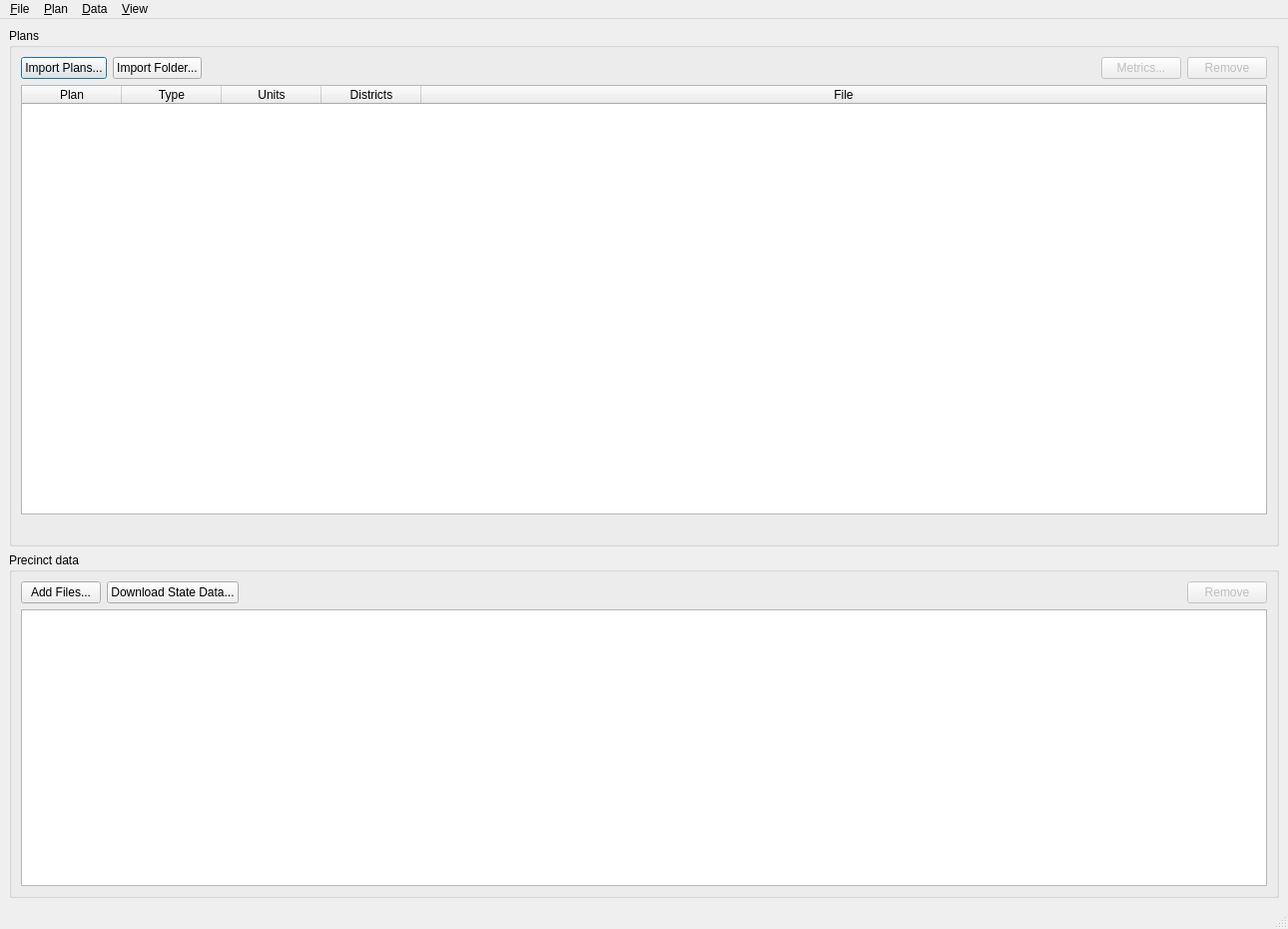
<?xml version="1.0" encoding="UTF-8"?>
<ui version="4.0">
 <class>MainWindow</class>
 <widget class="QMainWindow" name="MainWindow">
  <property name="geometry">
   <rect>
    <x>0</x>
    <y>0</y>
    <width>1290</width>
    <height>930</height>
   </rect>
  </property>
  <property name="windowTitle">
   <string>Redistricting Plans</string>
  </property>
  <widget class="QWidget" name="centralWidget">
   <layout class="QVBoxLayout" name="verticalLayout" stretch="3,2">
    <item>
     <widget class="QGroupBox" name="plansGroupBox">
      <property name="title">
       <string>Plans</string>
      </property>
      <layout class="QVBoxLayout" name="plansLayout">
       <item>
        <layout class="QHBoxLayout" name="planButtonLayout">
         <item>
          <widget class="QPushButton" name="importButton">
           <property name="text">
            <string>Import Plans...</string>
           </property>
           <property name="default">
            <bool>true</bool>
           </property>
          </widget>
         </item>
         <item>
          <widget class="QPushButton" name="importFolderButton">
           <property name="text">
            <string>Import Folder...</string>
           </property>
          </widget>
         </item>
         <item>
          <spacer name="planButtonSpacer">
           <property name="orientation">
            <enum>Qt::Horizontal</enum>
           </property>
           <property name="sizeHint" stdset="0">
            <size>
             <width>40</width>
             <height>20</height>
            </size>
           </property>
          </spacer>
         </item>
         <item>
          <widget class="QPushButton" name="metricsButton">
           <property name="enabled">
            <bool>false</bool>
           </property>
           <property name="text">
            <string>Metrics...</string>
           </property>
          </widget>
         </item>
         <item>
          <widget class="QPushButton" name="removeButton">
           <property name="enabled">
            <bool>false</bool>
           </property>
           <property name="text">
            <string>Remove</string>
           </property>
          </widget>
         </item>
        </layout>
       </item>
       <item>
        <widget class="QTableWidget" name="planTable">
         <property name="editTriggers">
          <set>QAbstractItemView::NoEditTriggers</set>
         </property>
         <property name="alternatingRowColors">
          <bool>true</bool>
         </property>
         <property name="selectionMode">
          <enum>QAbstractItemView::ExtendedSelection</enum>
         </property>
         <property name="selectionBehavior">
          <enum>QAbstractItemView::SelectRows</enum>
         </property>
         <property name="sortingEnabled">
          <bool>true</bool>
         </property>
         <property name="wordWrap">
          <bool>false</bool>
         </property>
         <attribute name="horizontalHeaderStretchLastSection">
          <bool>true</bool>
         </attribute>
         <attribute name="verticalHeaderVisible">
          <bool>false</bool>
         </attribute>
         <column>
          <property name="text">
           <string>Plan</string>
          </property>
         </column>
         <column>
          <property name="text">
           <string>Type</string>
          </property>
         </column>
         <column>
          <property name="text">
           <string>Units</string>
          </property>
         </column>
         <column>
          <property name="text">
           <string>Districts</string>
          </property>
         </column>
         <column>
          <property name="text">
           <string>File</string>
          </property>
         </column>
        </widget>
       </item>
       <item>
        <widget class="QLabel" name="planInfoLabel">
         <property name="text">
          <string/>
         </property>
         <property name="wordWrap">
          <bool>true</bool>
         </property>
        </widget>
       </item>
      </layout>
     </widget>
    </item>
    <item>
     <widget class="QGroupBox" name="dataGroupBox">
      <property name="title">
       <string>Precinct data</string>
      </property>
      <layout class="QVBoxLayout" name="dataLayout">
       <item>
        <layout class="QHBoxLayout" name="dataButtonLayout">
         <item>
          <widget class="QPushButton" name="addDataButton">
           <property name="text">
            <string>Add Files...</string>
           </property>
          </widget>
         </item>
         <item>
          <widget class="QPushButton" name="stateDataButton">
           <property name="text">
            <string>Download State Data...</string>
           </property>
          </widget>
         </item>
         <item>
          <spacer name="dataButtonSpacer">
           <property name="orientation">
            <enum>Qt::Horizontal</enum>
           </property>
           <property name="sizeHint" stdset="0">
            <size>
             <width>40</width>
             <height>20</height>
            </size>
           </property>
          </spacer>
         </item>
         <item>
          <widget class="QPushButton" name="removeDataButton">
           <property name="enabled">
            <bool>false</bool>
           </property>
           <property name="text">
            <string>Remove</string>
           </property>
          </widget>
         </item>
        </layout>
       </item>
       <item>
        <widget class="QListWidget" name="dataList">
        </widget>
       </item>
      </layout>
     </widget>
    </item>
   </layout>
  </widget>
  <widget class="QMenuBar" name="menuBar">
   <widget class="QMenu" name="menuFile">
    <property name="title">
     <string>&amp;File</string>
    </property>
    <addaction name="actionImportPlans"/>
    <addaction name="actionImportFolder"/>
    <addaction name="separator"/>
    <addaction name="actionExit"/>
   </widget>
   <widget class="QMenu" name="menuData">
    <property name="title">
     <string>&amp;Data</string>
    </property>
    <addaction name="actionAddData"/>
    <addaction name="actionDownloadState"/>
    <addaction name="separator"/>
    <addaction name="actionRemoveData"/>
   </widget>
   <widget class="QMenu" name="menuPlan">
    <property name="title">
     <string>&amp;Plan</string>
    </property>
    <addaction name="actionMetrics"/>
    <addaction name="separator"/>
    <addaction name="actionRemovePlans"/>
   </widget>
   <widget class="QMenu" name="menuView">
    <property name="title">
     <string>&amp;View</string>
    </property>
    <widget class="QMenu" name="menuTheme">
     <property name="title">
      <string>&amp;Theme</string>
     </property>
    </widget>
    <addaction name="menuTheme"/>
   </widget>
   <addaction name="menuFile"/>
   <addaction name="menuPlan"/>
   <addaction name="menuData"/>
   <addaction name="menuView"/>
  </widget>
  <widget class="QStatusBar" name="statusBar"/>
  <action name="actionImportPlans">
   <property name="text">
    <string>&amp;Import Plans...</string>
   </property>
   <property name="statusTip">
    <string>Read one or more plan files (GEOID, district)</string>
   </property>
   <property name="shortcut">
    <string>Ctrl+O</string>
   </property>
  </action>
  <action name="actionImportFolder">
   <property name="text">
    <string>Import &amp;Folder...</string>
   </property>
   <property name="statusTip">
    <string>Read every plan file in a folder</string>
   </property>
   <property name="shortcut">
    <string>Ctrl+Shift+O</string>
   </property>
  </action>
  <action name="actionExit">
   <property name="text">
    <string>E&amp;xit</string>
   </property>
   <property name="shortcut">
    <string>Ctrl+Q</string>
   </property>
  </action>
  <action name="actionAddData">
   <property name="text">
    <string>&amp;Add Precinct Data Files...</string>
   </property>
   <property name="statusTip">
    <string>Votes, demographics or shapes keyed by GEOID</string>
   </property>
  </action>
  <action name="actionDownloadState">
   <property name="text">
    <string>&amp;Download State Data...</string>
   </property>
   <property name="statusTip">
    <string>Shapes, VEST election + demographic data, or Census data for any state</string>
   </property>
   <property name="shortcut">
    <string>Ctrl+D</string>
   </property>
  </action>
  <action name="actionRemoveData">
   <property name="enabled">
    <bool>false</bool>
   </property>
   <property name="text">
    <string>&amp;Remove Precinct Data</string>
   </property>
  </action>
  <action name="actionMetrics">
   <property name="enabled">
    <bool>false</bool>
   </property>
   <property name="text">
    <string>&amp;Metrics...</string>
   </property>
   <property name="shortcut">
    <string>Ctrl+M</string>
   </property>
  </action>
  <action name="actionRemovePlans">
   <property name="enabled">
    <bool>false</bool>
   </property>
   <property name="text">
    <string>&amp;Remove Plans</string>
   </property>
   <property name="shortcut">
    <string>Del</string>
   </property>
  </action>
 </widget>
 <resources/>
 <connections/>
</ui>
